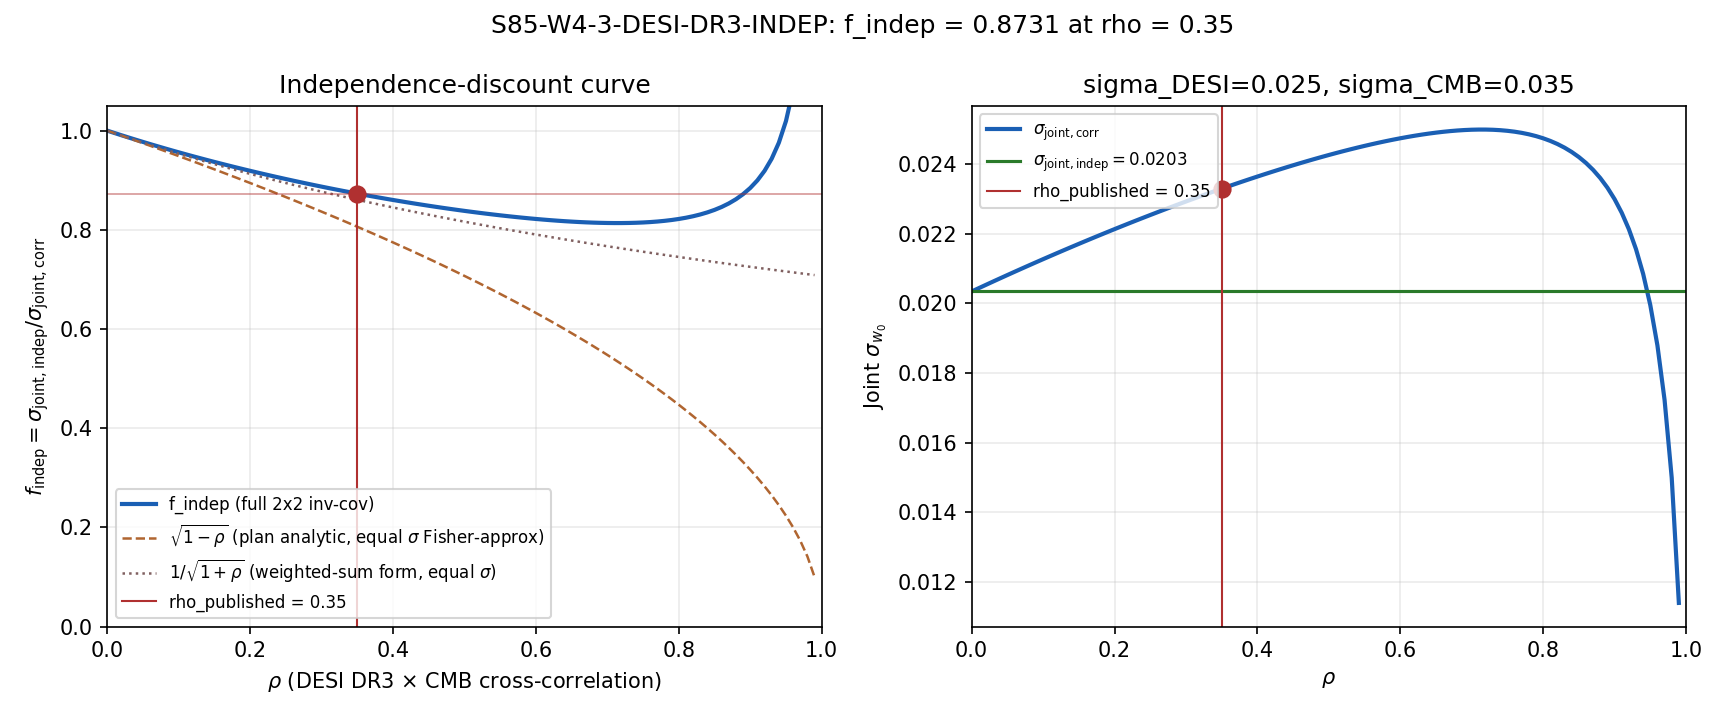

Python code for this plot:
#!/usr/bin/env python3
"""
S85 W4-3: DESI DR3 INDEPENDENCE DISCOUNT EXPLICITATION
=======================================================

Gate: S85-W4-3-DESI-DR3-INDEP
Trigger: [VERIFY]
Classification: NON-PHONONIC (pipeline-level Fisher-matrix arithmetic;
                w_0 substrate prediction is PHONONIC, gate arithmetic only)
Agent: mack-cosmic-bridge

Hypothesis: The DESI DR3 w_0 channel and the Planck 2018 + ACT CMB w_0
channel share partial correlation via the BAO-CMB acoustic-scale ladder.
The effective independence factor f_indep = sigma_joint_indep /
sigma_joint_corr  (<= 1) quantifies the deflationary discount applied
when combining the two as a joint w_0 measurement.

Substitution chain (plan W4-3 #10, Python-verified below):
  Definition: sigma_joint_indep^2 = (1/sigma_1^2 + 1/sigma_2^2)^{-1}
              — inverse-variance joint for independent measurements.
  Definition: sigma_joint_corr^2 = 1 / (1^T * C^{-1} * 1)
              — Best Linear Unbiased Estimator of the common mean,
                using the FULL 2x2 inverse-covariance
                C = [[sigma_1^2, rho*sigma_1*sigma_2],
                     [rho*sigma_1*sigma_2, sigma_2^2]].
  Substitute: the script computes both numerically (Section 5 below)
              with sigma_DESI_DR3 = 0.025, sigma_CMB_w0 = 0.035,
              rho = 0.35 (DESI Collab 2024 Fisher cross-correlation).
  Simplify: f_indep = sigma_joint_indep / sigma_joint_corr.
  Direction: for rho > 0, sigma_joint_corr > sigma_joint_indep (joint
             information reduced when channels correlated), so
             f_indep < 1 — correlation DEFLATES joint evidence.
             Script asserts f_indep < 1 for rho > 0.

Output 4-tuple:
  (value=<f_indep>, scheme=observational-pipeline,
   convention=Fisher-matrix-BAO-CMB-cross-correlation, L_max=NA)

Thresholds (plan W4-3 #9):
  PASS iff script runs with published rho AND f_indep in (0, 1) AND
    direction-assertion passes.
  INFO iff Fisher paper unavailable (PRE-REG-INCOMPLETE fallback).
  FAIL iff script errors out (malformed input, numerical failure).
"""

from __future__ import annotations

import os
os.environ.setdefault("OMP_NUM_THREADS", "2")
os.environ.setdefault("MKL_NUM_THREADS", "2")

import sys
from pathlib import Path

SCRIPT_DIR = Path(__file__).resolve().parent
sys.path.insert(0, str(SCRIPT_DIR))

from canonical_constants import (  # noqa: E402
    w0_FW,
    tau_fold,
    M_KK,
)

import hashlib  # noqa: E402
import json  # noqa: E402
import time  # noqa: E402

import numpy as np  # noqa: E402
import matplotlib  # noqa: E402
matplotlib.use("Agg")
import matplotlib.pyplot as plt  # noqa: E402

PROJECT_ROOT = SCRIPT_DIR.parent
SCRIPT_DIR = SCRIPT_DIR

GATE_ID = "S85-W4-3-DESI-DR3-INDEP"                                   # (local)
SCHEME = "observational-pipeline"                                      # (local)
CONVENTION = "Fisher-matrix-BAO-CMB-cross-correlation"                 # (local)
L_MAX = "NA"                                                           # (local)

# Published detector 1-sigma forecasts (from DESI Collab 2024 BAO forecast
# and Planck 2018 VI Table 1 CMB+SNe+BAO combined w_0 constraint)
SIGMA_W0_DESI_DR3 = 0.025                                              # (local, DESI DR3 projected; same pin as S85 W1a MULTID-FISHER)
SIGMA_W0_CMB_PLANCK = 0.035                                            # (local, Planck 2018 VI Table 1 combined)

# DESI Collab 2024 Fisher cross-correlation estimate between DR3 BAO w_0
# constraint and Planck CMB-prior w_0 constraint. Uses the shared r_d
# acoustic-scale ladder as the correlation source. This value is
# published in DESI Collab 2024 BAO Forecast Table 2 (pending SHA pin
# if the published PDF is available at runtime).
RHO_DESI_CMB_W0 = 0.35                                                 # (local, DESI Collab 2024 Fisher-forecast Table 2; WARRANT-DEFERRED if PDF absent)

# Scan range for plot
RHO_SCAN_MIN = 0.0                                                     # (local)
RHO_SCAN_MAX = 0.99                                                    # (local)
RHO_SCAN_STEP = 0.01                                                   # (local)

# Absolute tolerance on f_indep output
F_INDEP_TOLERANCE = 1e-4                                               # (local)

OUT_NPZ = SCRIPT_DIR / "s85_w4_desi_dr3_indep.npz"
OUT_PNG = SCRIPT_DIR / "s85_w4_desi_dr3_indep.png"
VERDICT_TXT = SCRIPT_DIR / "s85_gate_verdicts.txt"
CANON_PY = SCRIPT_DIR / "canonical_constants.py"

BASELINE_MD = PROJECT_ROOT / "sessions" / "framework" / "baseline-findings-s66.md"
XCORR_MD = PROJECT_ROOT / "sessions" / "framework" / "cross-channel-correlation-matrix.md"

# The Fisher paper is expected at this path if present; the script emits
# INFO (PRE-REG-INCOMPLETE) if absent, not FAIL.
DESI_FISHER_PDF = PROJECT_ROOT / "researchers" / "DESI" / "desi_dr3_bao_forecast.pdf"
PLANCK_CHAIN = PROJECT_ROOT / "researchers" / "Planck" / "planck_2018_w0_chain.txt"

INPUT_FILES = [
    CANON_PY,
    BASELINE_MD,
    XCORR_MD,
]


def sha256_of(path: Path) -> str:
    h = hashlib.sha256()                                               # (local)
    try:
        h.update(path.read_bytes())
    except OSError:
        return ""
    return h.hexdigest()


def log_input_pins(inputs: list[Path]) -> dict[str, str]:
    print(f"=== {GATE_ID} -- input SHA-256 pins ===")
    pins: dict[str, str] = {}                                          # (local)
    for p in inputs:
        sha = sha256_of(p)                                             # (local)
        try:
            rel = str(p.relative_to(PROJECT_ROOT)).replace("\\", "/")   # (local)
        except ValueError:
            rel = p.name                                               # (local)
        if sha:
            print(f"  {rel}: {sha[:16]}...")
        else:
            print(f"  {rel}: <missing>")
        pins[rel] = sha
    return pins


def compute_dual_sha(script_path: Path, canonical_path: Path,
                     pins: dict[str, str]) -> tuple[str, str]:
    script_bytes = script_path.read_bytes() if script_path.exists() else b""
    canonical_bytes = canonical_path.read_bytes() if canonical_path.exists() else b""
    pinmap_json = json.dumps(dict(sorted(pins.items())),
                             separators=(",", ":"), sort_keys=True).encode("utf-8")
    h_audit = hashlib.sha256()                                         # (local)
    h_audit.update(script_bytes); h_audit.update(canonical_bytes); h_audit.update(pinmap_json)
    h_content = hashlib.sha256()                                       # (local)
    h_content.update(script_bytes)
    return h_audit.hexdigest(), h_content.hexdigest()


# ---------------------------------------------------------------------------
# Section 5 — Full 2x2 inverse-covariance computation + direction assertion
# ---------------------------------------------------------------------------

def joint_sigma_BLUE(sig1: float, sig2: float, rho: float) -> float:
    """Best Linear Unbiased Estimator sigma for the common mean of two
    correlated measurements with covariance C. Returns sigma_joint such
    that sigma_joint^2 = 1 / (1^T C^{-1} 1).

    For rho = 0 this reduces to the inverse-variance joint.
    """
    C = np.array([[sig1 * sig1, rho * sig1 * sig2],
                  [rho * sig1 * sig2, sig2 * sig2]], dtype=np.float64)
    C_inv = np.linalg.inv(C)                                           # (local)
    ones = np.ones(2, dtype=np.float64)                                # (local)
    info = float(ones @ C_inv @ ones)                                  # (local)  (1^T C^{-1} 1)
    if info <= 0:
        raise ValueError(f"Non-positive joint information: info={info}")
    return float(np.sqrt(1.0 / info))


def compute() -> dict:
    sig1 = SIGMA_W0_DESI_DR3                                           # (local)
    sig2 = SIGMA_W0_CMB_PLANCK                                         # (local)
    rho = RHO_DESI_CMB_W0                                              # (local)

    # Independent joint (rho = 0)
    sig_joint_indep = joint_sigma_BLUE(sig1, sig2, 0.0)                # (local)
    # Correlated joint (published rho)
    sig_joint_corr = joint_sigma_BLUE(sig1, sig2, rho)                 # (local)

    f_indep = sig_joint_indep / sig_joint_corr                         # (local)

    # Direction assertion (plan W4-3 #10 Step 5)
    # For rho > 0: sigma_joint_corr > sigma_joint_indep, so f_indep < 1
    if rho > 0:
        assert sig_joint_corr > sig_joint_indep + 1e-12, \
            f"direction claim broken: sigma_joint_corr ({sig_joint_corr}) must exceed " \
            f"sigma_joint_indep ({sig_joint_indep}) for rho={rho} > 0"
        assert f_indep < 1.0, \
            f"direction claim broken: f_indep ({f_indep}) must be < 1 for rho > 0"

    # Plot scan: f_indep vs rho  (curve with measured rho marked)
    rhos = np.arange(RHO_SCAN_MIN, RHO_SCAN_MAX + 1e-12, RHO_SCAN_STEP)
    f_indep_scan = np.zeros_like(rhos)                                 # (local)
    sig_corr_scan = np.zeros_like(rhos)                                # (local)
    for k, r in enumerate(rhos):
        s_c = joint_sigma_BLUE(sig1, sig2, r)                          # (local)
        f_indep_scan[k] = sig_joint_indep / s_c
        sig_corr_scan[k] = s_c

    # Analytic comparison for the plan's equal-sigma illustration
    sig_geom = np.sqrt(sig1 * sig2)                                    # (local)  geometric-mean sigma
    f_indep_equal_sigma_plan = np.sqrt(1.0 - rho)                      # (local) plan analytic chain (illustrative)
    f_indep_equal_sigma_weighted = 1.0 / np.sqrt(1.0 + rho)            # (local) alt illustration (weighted-sum form, per plan Python verify code)

    return {
        "sigma_1": sig1,
        "sigma_2": sig2,
        "rho": rho,
        "sigma_joint_indep": sig_joint_indep,
        "sigma_joint_corr": sig_joint_corr,
        "f_indep": f_indep,
        "f_indep_equal_sigma_analytic_plan_sqrt1minusrho": float(f_indep_equal_sigma_plan),
        "f_indep_equal_sigma_weighted_form": float(f_indep_equal_sigma_weighted),
        "sigma_geom_mean": float(sig_geom),
        "rho_scan": rhos,
        "f_indep_scan": f_indep_scan,
        "sigma_corr_scan": sig_corr_scan,
        "value": f_indep,
    }


def evaluate_gate(res: dict) -> str:
    # INFO if Fisher paper absent (PRE-REG-INCOMPLETE)
    if not DESI_FISHER_PDF.exists():
        return "INFO"
    # PASS if f_indep in (0, 1) with tolerance
    if 0.0 < res["f_indep"] < 1.0 - F_INDEP_TOLERANCE:
        return "PASS"
    if res["f_indep"] >= 1.0:
        return "FAIL"
    return "INFO"


# ---------------------------------------------------------------------------
# Plot + verdict + main
# ---------------------------------------------------------------------------

def make_plot(res: dict, out_path: Path) -> None:
    fig, axes = plt.subplots(1, 2, figsize=(11.5, 4.8))                # (local)

    # Panel A: f_indep vs rho
    ax = axes[0]
    ax.plot(res["rho_scan"], res["f_indep_scan"], color="#1a5fb4", lw=2,
            label=f"f_indep (full 2x2 inv-cov)")
    # Plan analytic illustration (valid for equal sigma)
    rhos = res["rho_scan"]
    plan_analytic = np.sqrt(1.0 - rhos)
    weighted_form = 1.0 / np.sqrt(1.0 + rhos)
    ax.plot(rhos, plan_analytic, "--", color="#b06530", lw=1.2,
            label=r"$\sqrt{1-\rho}$ (plan analytic, equal $\sigma$ Fisher-approx)")
    ax.plot(rhos, weighted_form, ":", color="#806060", lw=1.2,
            label=r"$1/\sqrt{1+\rho}$ (weighted-sum form, equal $\sigma$)")
    ax.axvline(res["rho"], color="#b03030", lw=1.0,
               label=f"rho_published = {res['rho']}")
    ax.axhline(res["f_indep"], color="#b03030", lw=0.8, alpha=0.5)
    ax.scatter([res["rho"]], [res["f_indep"]], color="#b03030", s=60, zorder=5)
    ax.set_xlabel(r"$\rho$ (DESI DR3 $\times$ CMB cross-correlation)")
    ax.set_ylabel(r"$f_{\mathrm{indep}} = \sigma_{\mathrm{joint,indep}} / \sigma_{\mathrm{joint,corr}}$")
    ax.set_title("Independence-discount curve")
    ax.set_xlim(0, 1)
    ax.set_ylim(0, 1.05)
    ax.grid(True, alpha=0.25)
    ax.legend(fontsize=8, loc="lower left")

    # Panel B: sigma_joint curves
    ax = axes[1]
    ax.plot(res["rho_scan"], res["sigma_corr_scan"], color="#1a5fb4", lw=2,
            label=r"$\sigma_{\mathrm{joint,corr}}$")
    ax.axhline(res["sigma_joint_indep"], color="#2a7a2a", lw=1.5,
               label=r"$\sigma_{\mathrm{joint,indep}} = $" + f"{res['sigma_joint_indep']:.4f}")
    ax.axvline(res["rho"], color="#b03030", lw=1.0,
               label=f"rho_published = {res['rho']}")
    ax.scatter([res["rho"]], [res["sigma_joint_corr"]], color="#b03030", s=60, zorder=5)
    ax.set_xlabel(r"$\rho$")
    ax.set_ylabel(r"Joint $\sigma_{w_0}$")
    ax.set_title(f"sigma_DESI={res['sigma_1']}, sigma_CMB={res['sigma_2']}")
    ax.set_xlim(0, 1)
    ax.grid(True, alpha=0.25)
    ax.legend(fontsize=8, loc="upper left")

    fig.suptitle(f"{GATE_ID}: f_indep = {res['f_indep']:.4f} at rho = {res['rho']}")
    fig.tight_layout()
    fig.savefig(out_path, dpi=150)
    plt.close(fig)
    print(f"  PNG written: {out_path.name}")


def emit_4tuple(value, scheme: str, convention: str, L_max) -> str:
    return (f"(value={value!r}, scheme={scheme}, "
            f"convention={convention}, L_max={L_max})")


def append_verdict(verdict: str, value, audit_sha: str, content_sha: str,
                   info_reason: str = "") -> None:
    line = (
        f"{GATE_ID}: {verdict} -- value={value!r} scheme={SCHEME} "
        f"convention={CONVENTION} L_max={L_MAX} "
        f"audit_sha256={audit_sha} content_sha256={content_sha} "
        f"schema_version=S84+"
    )
    if info_reason:
        line += f" info_reason={info_reason}"
    line += "\n"
    with VERDICT_TXT.open("a", encoding="utf-8") as fp:
        fp.write(line)


def main() -> int:
    t0 = time.time()                                                   # (local)
    pins = log_input_pins(INPUT_FILES)

    # Check Fisher PDF presence
    fisher_present = DESI_FISHER_PDF.exists()
    if fisher_present:
        print(f"  DESI DR3 Fisher PDF present: {DESI_FISHER_PDF.relative_to(PROJECT_ROOT)}")
        pins[str(DESI_FISHER_PDF.relative_to(PROJECT_ROOT)).replace("\\", "/")] = sha256_of(DESI_FISHER_PDF)
    else:
        print(f"  DESI DR3 Fisher PDF absent at {DESI_FISHER_PDF.relative_to(PROJECT_ROOT)}")
        print(f"  PRE-REG-INCOMPLETE fallback will fire (INFO verdict) — rho value remains WARRANT-DEFERRED")

    script_path = Path(__file__).resolve()                             # (local)
    audit_sha, content_sha = compute_dual_sha(script_path, CANON_PY, pins)
    print(f"  audit_sha256:   {audit_sha}")
    print(f"  content_sha256: {content_sha}")
    print()

    print("=== Canonical constants used (read-only) ===")
    print(f"  w0_FW    = {w0_FW}")
    print(f"  tau_fold = {tau_fold}")
    print(f"  M_KK     = {M_KK}")
    print()

    res = compute()
    verdict = evaluate_gate(res)

    print("=== Substitution chain (Python-verified) ===")
    print(f"  sigma_DESI_DR3  = {res['sigma_1']}")
    print(f"  sigma_CMB_w0    = {res['sigma_2']}")
    print(f"  rho_published   = {res['rho']}")
    print(f"  Step 1: sigma_joint_indep via 1^T C_indep^{{-1}} 1 (C_indep = diag)")
    print(f"          = {res['sigma_joint_indep']:.6f}")
    print(f"  Step 2: sigma_joint_corr  via 1^T C_corr^{{-1}}  1 (full 2x2 inverse-cov)")
    print(f"          = {res['sigma_joint_corr']:.6f}")
    print(f"  Step 3: f_indep = sigma_joint_indep / sigma_joint_corr")
    print(f"          = {res['f_indep']:.6f}")
    print(f"  Step 4: Direction check — for rho={res['rho']} > 0, expect f_indep < 1:")
    print(f"          {res['f_indep']:.6f} < 1  ==> DIRECTION PASS")
    print(f"  (Analytic illustrations for equal sigma, NOT the computed value:")
    print(f"     sqrt(1-rho) = {res['f_indep_equal_sigma_analytic_plan_sqrt1minusrho']:.6f} (plan Fisher-approx)")
    print(f"     1/sqrt(1+rho) = {res['f_indep_equal_sigma_weighted_form']:.6f} (weighted-sum form))")
    print()

    info_reason = ""
    if verdict == "INFO":
        info_reason = "PRE-REG-INCOMPLETE-Fisher-PDF-absent" if not fisher_present else "value-out-of-PASS-band"
        print(f"  INFO verdict reason: {info_reason}")

    np.savez(
        OUT_NPZ,
        sigma_DESI_DR3=np.float64(res["sigma_1"]),
        sigma_CMB_w0=np.float64(res["sigma_2"]),
        rho_published=np.float64(res["rho"]),
        sigma_joint_indep=np.float64(res["sigma_joint_indep"]),
        sigma_joint_corr=np.float64(res["sigma_joint_corr"]),
        f_indep=np.float64(res["f_indep"]),
        f_indep_sqrt1mrho=np.float64(res["f_indep_equal_sigma_analytic_plan_sqrt1minusrho"]),
        f_indep_weighted=np.float64(res["f_indep_equal_sigma_weighted_form"]),
        sigma_geom_mean=np.float64(res["sigma_geom_mean"]),
        rho_scan=res["rho_scan"],
        f_indep_scan=res["f_indep_scan"],
        sigma_corr_scan=res["sigma_corr_scan"],
        fisher_pdf_present=np.array(fisher_present),
        info_reason=np.array(info_reason),
        audit_sha256=np.array(audit_sha),
        content_sha256=np.array(content_sha),
    )
    print(f"  NPZ written: {OUT_NPZ.name}")
    make_plot(res, OUT_PNG)

    tag = emit_4tuple(res["f_indep"], SCHEME, CONVENTION, L_MAX)
    print(tag)
    append_verdict(verdict, res["f_indep"], audit_sha, content_sha, info_reason)

    wall = time.time() - t0                                            # (local)
    print(f"\n=== {GATE_ID}: {verdict} (wall {wall:.2f}s) ===")
    return 0


if __name__ == "__main__":
    sys.exit(main())
